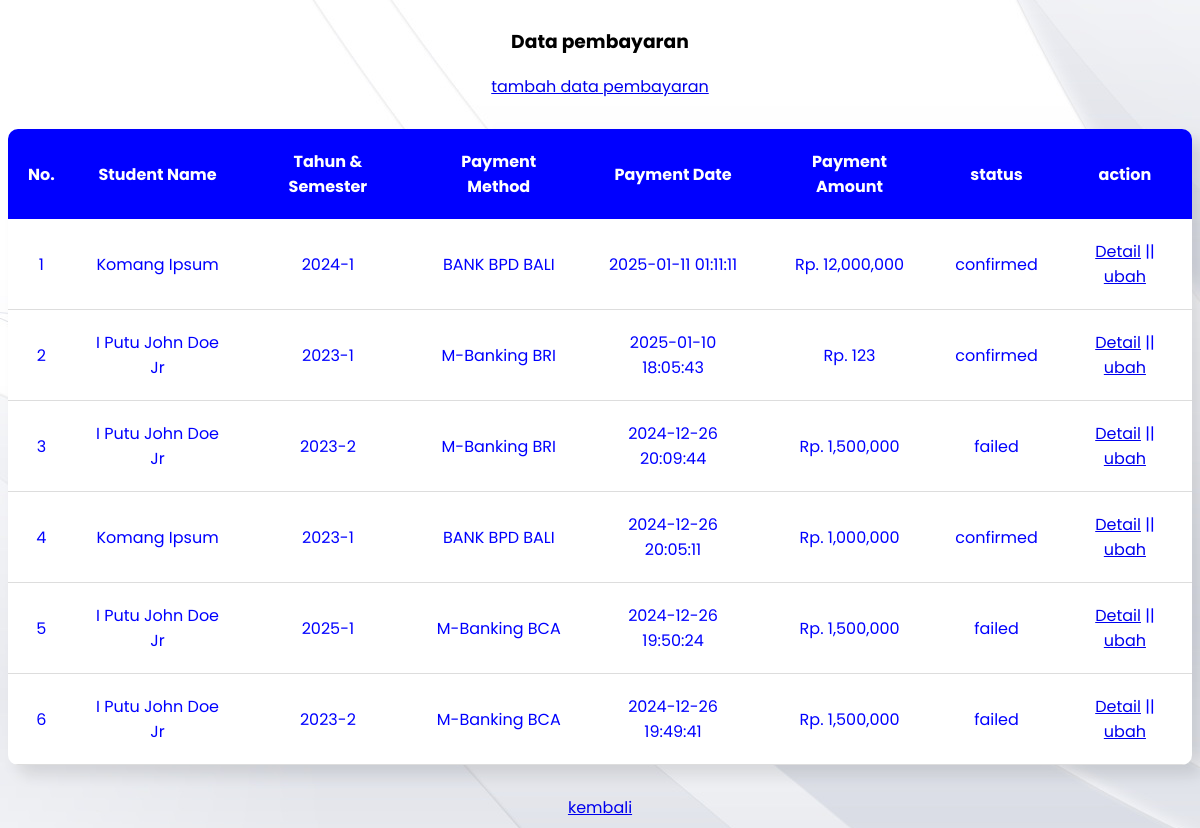
The app's page /admin/payments/index.php (signed in) with its own data.
### tables this page shows
CREATE TABLE `payments` (
  `id` int NOT NULL AUTO_INCREMENT,
  `ukt_id` int NOT NULL,
  `method_id` int NOT NULL,
  `paid_date` timestamp NULL DEFAULT CURRENT_TIMESTAMP,
  `amount_paid` decimal(15,2) NOT NULL,
  `status` enum('pending','confirmed','failed') DEFAULT 'pending',
  `created_at` timestamp NULL DEFAULT CURRENT_TIMESTAMP,
  `updated_at` timestamp NULL DEFAULT CURRENT_TIMESTAMP ON UPDATE CURRENT_TIMESTAMP,
  `user_id` int DEFAULT NULL,
  PRIMARY KEY (`id`),
  KEY `ukt_id` (`ukt_id`),
  KEY `method_id` (`method_id`),
  CONSTRAINT `payments_ibfk_1` FOREIGN KEY (`ukt_id`) REFERENCES `ukt` (`id`),
  CONSTRAINT `payments_ibfk_2` FOREIGN KEY (`method_id`) REFERENCES `payment_methods` (`id`)
);

CREATE TABLE `students` (
  `id` int NOT NULL AUTO_INCREMENT,
  `nim` varchar(20) NOT NULL,
  `name` varchar(100) NOT NULL,
  `phone` varchar(15) DEFAULT NULL,
  `program_id` int NOT NULL,
  `created_at` timestamp NULL DEFAULT CURRENT_TIMESTAMP,
  `updated_at` timestamp NULL DEFAULT CURRENT_TIMESTAMP ON UPDATE CURRENT_TIMESTAMP,
  `email` varchar(100) DEFAULT NULL,
  `password` varchar(100) DEFAULT NULL,
  PRIMARY KEY (`id`),
  UNIQUE KEY `nim` (`nim`),
  KEY `program_id` (`program_id`),
  CONSTRAINT `students_ibfk_1` FOREIGN KEY (`program_id`) REFERENCES `programs` (`id`)
);

CREATE TABLE `academic_years` (
  `id` int NOT NULL AUTO_INCREMENT,
  `year` varchar(10) NOT NULL,
  `semester` enum('1','2') NOT NULL,
  `status` enum('active','inactive') NOT NULL,
  `created_at` timestamp NULL DEFAULT CURRENT_TIMESTAMP,
  `updated_at` timestamp NULL DEFAULT CURRENT_TIMESTAMP ON UPDATE CURRENT_TIMESTAMP,
  PRIMARY KEY (`id`)
);

CREATE TABLE `payment_methods` (
  `id` int NOT NULL AUTO_INCREMENT,
  `name` varchar(50) NOT NULL,
  `created_at` timestamp NULL DEFAULT CURRENT_TIMESTAMP,
  `updated_at` timestamp NULL DEFAULT CURRENT_TIMESTAMP ON UPDATE CURRENT_TIMESTAMP,
  PRIMARY KEY (`id`)
);

### functions.php (called while the page is built, shortened)
<?php
 $conn = mysqli_connect("localhost","root","","spp_2");
 function query($query){
    global $conn;
    $result = mysqli_query($conn,$query);
    $rows = [];
    while ($row = mysqli_fetch_assoc($result)){
        $rows[] = $row;
    }
    return $rows;
 }
?>

### admin/payments/index.php (the view, shortened to what this page needs)
<?php
    require "../../functions.php";
    $payments = query("SELECT
                    payments.id AS paymentId,
                    payments.paid_date AS paid_date,
                    payments.amount_paid as amount_paid,
                    payments.status as status,
                    ukt.id AS uktId,
                    payment_methods.name AS method_name,
                    students.*,  -- Menambahkan data dari tabel students
                    academic_years.year, academic_years.semester  -- Menambahkan data dari tabel academic_years
                FROM
                    payments
                INNER JOIN
                    ukt ON payments.ukt_id = ukt.id
                INNER JOIN
                    payment_methods ON payments.method_id = payment_methods.id
                INNER JOIN
                    students ON ukt.student_id = students.id  -- Menambahkan join ke tabel students
                INNER JOIN
                    academic_years ON ukt.academic_year_id = academic_years.id
                ORDER BY payments.id DESC -- Menambahkan join ke tabel academic_years
                ");
?>
<!DOCTYPE html>
<html lang="en">
<head>
    <link rel="stylesheet" href="../../Assets/CSS/tablestyle.css">
</head>
<body>
    <center>
        <h3>Data pembayaran</h3>
        <a href="cariPemb.php">tambah data pembayaran</a>
        <div class="table-container">
            <table cellpadding="20">
                <thead>
                    <tr>
                        <th>No.</th>
                        <th>Student Name</th>
                        <th>Tahun & Semester</th>
                        <th>Payment Method</th>
                        <th>Payment Date</th>
                        <th>Payment Amount</th>
                        <th>status</th>
                        <th>action</th>
                    </tr>
                </thead>
                <?php $i = 1; ?>
                <?php foreach( $payments as $row): ?>
                <tr>
                    <td><?= $i; ?></td>
                    <td><?= $row["name"]; ?></td>
                    <td><?= $row["year"] .'-'. $row["semester"] ?></td>
                    <td><?= $row["method_name"]; ?></td>
                    <td><?= $row["paid_date"]; ?></td>
                    <td>Rp. <?= number_format($row["amount_paid"]); ?></td>
                    <td><?= $row["status"]; ?></td>
                    <td>
                        <a href="detailPemb.php?id=<?= $row["paymentId"]; ?>">Detail</a> ||
                        <a href="ubahPemb.php?id=<?= $row["paymentId"]; ?>">ubah</a>
                    </td>
                </tr>
                <?php $i++; ?>
                <?php endforeach; ?>
            </table>
        </div>
        <a href="../index.php">kembali</a>
    </center>
</body>
</html>

### Assets/CSS/tablestyle.css (style rules this page uses)
* { box-sizing: border-box; font-family: "Poppins"; }
body { display: flex; align-items: center; justify-content: center; background-image: url("../IMG/White-Abstract-Computer-Wallpaper.jpg"); }
.table-container { margin-top: 30px; margin-bottom: 30px; background-color: white; border-radius: 10px; overflow: hidden; box-shadow: 10px 10px 15px rgba(0,0,0,0.1); }
table { border-collapse: collapse; }
tbody tr { border-bottom: 1px solid #ddd; }
thead { background: blue; color: white; }

### records on screen
payments: students.name "Komang Ipsum", academic_years.year "2024", academic_years.semester "1", method.name "BANK BPD BALI", paid_date "2025-01-11 01:11:11", amount_paid "12,000,000", status "confirmed"
payments: students.name "I Putu John Doe Jr", academic_years.year "2023", academic_years.semester "1", method.name "M-Banking BRI", paid_date "2025-01-10 18:05:43", amount_paid "123", status "confirmed"
payments: students.name "I Putu John Doe Jr", academic_years.year "2023", academic_years.semester "2", method.name "M-Banking BRI", paid_date "2024-12-26 20:09:44", amount_paid "1,500,000", status "failed"
payments: students.name "Komang Ipsum", academic_years.year "2023", academic_years.semester "1", method.name "BANK BPD BALI", paid_date "2024-12-26 20:05:11", amount_paid "1,000,000", status "confirmed"
payments: students.name "I Putu John Doe Jr", academic_years.year "2025", academic_years.semester "1", method.name "M-Banking BCA", paid_date "2024-12-26 19:50:24", amount_paid "1,500,000", status "failed"
payments: students.name "I Putu John Doe Jr", academic_years.year "2023", academic_years.semester "2", method.name "M-Banking BCA", paid_date "2024-12-26 19:49:41", amount_paid "1,500,000", status "failed"
